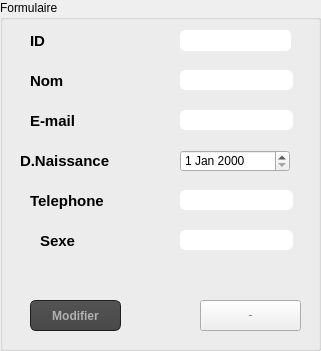
  <widget class="QGroupBox" name="groupBox_2">
   <property name="geometry">
    <rect>
     <x>30</x>
     <y>10</y>
     <width>321</width>
     <height>351</height>
    </rect>
   </property>
   <property name="styleSheet">
    <string notr="true"/>
   </property>
   <property name="title">
    <string>Formulaire</string>
   </property>
   <widget class="QLabel" name="label_id">
    <property name="geometry">
     <rect>
      <x>30</x>
      <y>30</y>
      <width>71</width>
      <height>21</height>
     </rect>
    </property>
    <property name="font">
     <font>
      <pointsize>11</pointsize>
      <bold>true</bold>
     </font>
    </property>
    <property name="text">
     <string>ID</string>
    </property>
   </widget>
   <widget class="QLabel" name="label_nom">
    <property name="geometry">
     <rect>
      <x>30</x>
      <y>70</y>
      <width>71</width>
      <height>21</height>
     </rect>
    </property>
    <property name="font">
     <font>
      <pointsize>11</pointsize>
      <bold>true</bold>
     </font>
    </property>
    <property name="text">
     <string>Nom</string>
    </property>
   </widget>
   <widget class="QLineEdit" name="lineEdit_nom">
    <property name="geometry">
     <rect>
      <x>180</x>
      <y>70</y>
      <width>113</width>
      <height>20</height>
     </rect>
    </property>
    <property name="styleSheet">
     <string notr="true">QLineEdit{
    background-color: white;
    box-shadow: 2px 0.5px 5px 1px inset black;
    border-radius: 5px;
    width: 70%;
    padding-right: 10px;
    padding-left: 10px;
    text-align: left;
    color: #000;
    font-size:inherit;
    font-family: Arial, Helvetica, sans-serif;  
    font-weight:normal;
    font-variant:normal;
}
QLineEdit::hover{  color: black ;
background-color:orange;}
QLineEdit::focus{  color: black ;
background-color:white;}</string>
    </property>
   </widget>
   <widget class="QPushButton" name="pushButton_ajouter">
    <property name="geometry">
     <rect>
      <x>200</x>
      <y>300</y>
      <width>101</width>
      <height>31</height>
     </rect>
    </property>
    <property name="font">
     <font>
      <pointsize>-1</pointsize>
      <bold>true</bold>
     </font>
    </property>
    <property name="styleSheet">
     <string notr="true">QToolTip
{
     border: 1px solid black;
     background-color: #ffa02f;
     padding: 1px;
     border-radius: 3px;
     opacity: 100;
}

QWidget
{
    color: #b1b1b1;
    background-color: #323232;
}

QWidget:item:hover
{
    background-color: QLinearGradient( x1: 0, y1: 0, x2: 0, y2: 1, stop: 0 #ffa02f, stop: 1 #ca0619);
    color: #000000;
}

QWidget:item:selected
{
    background-color: QLinearGradient( x1: 0, y1: 0, x2: 0, y2: 1, stop: 0 #ffa02f, stop: 1 #d7801a);
}

QMenuBar::item
{
    background: transparent;
}

QMenuBar::item:selected
{
    background: transparent;
    border: 1px solid #ffaa00;
}

QMenuBar::item:pressed
{
    background: #444;
    border: 1px solid #000;
    background-color: QLinearGradient(
        x1:0, y1:0,
        x2:0, y2:1,
        stop:1 #212121,
        stop:0.4 #343434/*,
        stop:0.2 #343434,
        stop:0.1 #ffaa00*/
    );
    margin-bottom:-1px;
    padding-bottom:1px;
}

QMenu
{
    border: 1px solid #000;
}

QMenu::item
{
    padding: 2px 20px 2px 20px;
}

QMenu::item:selected
{
    color: #000000;
}

QWidget:disabled
{
    color: #404040;
    background-color: #323232;
}

QAbstractItemView
{
    background-color: QLinearGradient( x1: 0, y1: 0, x2: 0, y2: 1, stop: 0 #4d4d4d, stop: 0.1 #646464, stop: 1 #5d5d5d);
}

QWidget:focus
{
    /*border: 2px solid QLinearGradient( x1: 0, y1: 0, x2: 0, y2: 1, stop: 0 #ffa02f, stop: 1 #d7801a);*/
}

QLineEdit
{
    background-color: QLinearGradient( x1: 0, y1: 0, x2: 0, y2: 1, stop: 0 #4d4d4d, stop: 0 #646464, stop: 1 #5d5d5d);
    padding: 1px;
    border-style: solid;
    border: 1px solid #1e1e1e;
    border-radius: 5;
}

QPushButton
{
    color: #b1b1b1;
    background-color: QLinearGradient( x1: 0, y1: 0, x2: 0, y2: 1, stop: 0 #565656, stop: 0.1 #525252, stop: 0.5 #4e4e4e, stop: 0.9 #4a4a4a, stop: 1 #464646);
    border-width: 1px;
    border-color: #1e1e1e;
    border-style: solid;
    border-radius: 6;
    padding: 3px;
    font-size: 12px;
    padding-left: 5px;
    padding-right: 5px;
}

QPushButton:pressed
{
    background-color: QLinearGradient( x1: 0, y1: 0, x2: 0, y2: 1, stop: 0 #2d2d2d, stop: 0.1 #2b2b2b, stop: 0.5 #292929, stop: 0.9 #282828, stop: 1 #252525);
}

QComboBox
{
    selection-background-color: #ffaa00;
    background-color: QLinearGradient( x1: 0, y1: 0, x2: 0, y2: 1, stop: 0 #565656, stop: 0.1 #525252, stop: 0.5 #4e4e4e, stop: 0.9 #4a4a4a, stop: 1 #464646);
    border-style: solid;
    border: 1px solid #1e1e1e;
    border-radius: 5;
}

QComboBox:hover,QPushButton:hover
{
    border: 2px solid QLinearGradient( x1: 0, y1: 0, x2: 0, y2: 1, stop: 0 #ffa02f, stop: 1 #d7801a);
}


QComboBox:on
{
    padding-top: 3px;
    padding-left: 4px;
    background-color: QLinearGradient( x1: 0, y1: 0, x2: 0, y2: 1, stop: 0 #2d2d2d, stop: 0.1 #2b2b2b, stop: 0.5 #292929, stop: 0.9 #282828, stop: 1 #252525);
    selection-background-color: #ffaa00;
}

QComboBox QAbstractItemView
{
    border: 2px solid darkgray;
    selection-background-color: QLinearGradient( x1: 0, y1: 0, x2: 0, y2: 1, stop: 0 #ffa02f, stop: 1 #d7801a);
}

QComboBox::drop-down
{
     subcontrol-origin: padding;
     subcontrol-position: top right;
     width: 15px;

     border-left-width: 0px;
     border-left-color: darkgray;
     border-left-style: solid; /* just a single line */
     border-top-right-radius: 3px; /* same radius as the QComboBox */
     border-bottom-right-radius: 3px;
 }

QComboBox::down-arrow
{
     image: url(:/down_arrow.png);
}

QGroupBox:focus
{
border: 2px solid QLinearGradient( x1: 0, y1: 0, x2: 0, y2: 1, stop: 0 #ffa02f, stop: 1 #d7801a);
}

QTextEdit:focus
{
    border: 2px solid QLinearGradient( x1: 0, y1: 0, x2: 0, y2: 1, stop: 0 #ffa02f, stop: 1 #d7801a);
}

QScrollBar:horizontal {
     border: 1px solid #222222;
     background: QLinearGradient( x1: 0, y1: 0, x2: 0, y2: 1, stop: 0.0 #121212, stop: 0.2 #282828, stop: 1 #484848);
     height: 7px;
     margin: 0px 16px 0 16px;
}

QScrollBar::handle:horizontal
{
      background: QLinearGradient( x1: 0, y1: 0, x2: 1, y2: 0, stop: 0 #ffa02f, stop: 0.5 #d7801a, stop: 1 #ffa02f);
      min-height: 20px;
      border-radius: 2px;
}

QScrollBar::add-line:horizontal {
      border: 1px solid #1b1b19;
      border-radius: 2px;
      background: QLinearGradient( x1: 0, y1: 0, x2: 1, y2: 0, stop: 0 #ffa02f, stop: 1 #d7801a);
      width: 14px;
      subcontrol-position: right;
      subcontrol-origin: margin;
}

QScrollBar::sub-line:horizontal {
      border: 1px solid #1b1b19;
      border-radius: 2px;
      background: QLinearGradient( x1: 0, y1: 0, x2: 1, y2: 0, stop: 0 #ffa02f, stop: 1 #d7801a);
      width: 14px;
     subcontrol-position: left;
     subcontrol-origin: margin;
}

QScrollBar::right-arrow:horizontal, QScrollBar::left-arrow:horizontal
{
      border: 1px solid black;
      width: 1px;
      height: 1px;
      background: white;
}

QScrollBar::add-page:horizontal, QScrollBar::sub-page:horizontal
{
      background: none;
}

QScrollBar:vertical
{
      background: QLinearGradient( x1: 0, y1: 0, x2: 1, y2: 0, stop: 0.0 #121212, stop: 0.2 #282828, stop: 1 #484848);
      width: 7px;
      margin: 16px 0 16px 0;
      border: 1px solid #222222;
}

QScrollBar::handle:vertical
{
      background: QLinearGradient( x1: 0, y1: 0, x2: 0, y2: 1, stop: 0 #ffa02f, stop: 0.5 #d7801a, stop: 1 #ffa02f);
      min-height: 20px;
      border-radius: 2px;
}

QScrollBar::add-line:vertical
{
      border: 1px solid #1b1b19;
      border-radius: 2px;
      background: QLinearGradient( x1: 0, y1: 0, x2: 0, y2: 1, stop: 0 #ffa02f, stop: 1 #d7801a);
      height: 14px;
      subcontrol-position: bottom;
      subcontrol-origin: margin;
}

QScrollBar::sub-line:vertical
{
      border: 1px solid #1b1b19;
      border-radius: 2px;
      background: QLinearGradient( x1: 0, y1: 0, x2: 0, y2: 1, stop: 0 #d7801a, stop: 1 #ffa02f);
      height: 14px;
      subcontrol-position: top;
      subcontrol-origin: margin;
}

QScrollBar::up-arrow:vertical, QScrollBar::down-arrow:vertical
{
      border: 1px solid black;
      width: 1px;
      height: 1px;
      background: white;
}


QScrollBar::add-page:vertical, QScrollBar::sub-page:vertical
{
      background: none;
}

QTextEdit
{
    background-color: #242424;
}

QPlainTextEdit
{
    background-color: #242424;
}

QHeaderView::section
{
    background-color: QLinearGradient(x1:0, y1:0, x2:0, y2:1, stop:0 #616161, stop: 0.5 #505050, stop: 0.6 #434343, stop:1 #656565);
    color: white;
    padding-left: 4px;
    border: 1px solid #6c6c6c;
}

QCheckBox:disabled
{
color: #414141;
}

QDockWidget::title
{
    text-align: center;
    spacing: 3px; /* spacing between items in the tool bar */
    background-color: QLinearGradient(x1:0, y1:0, x2:0, y2:1, stop:0 #323232, stop: 0.5 #242424, stop:1 #323232);
}

QDockWidget::close-button, QDockWidget::float-button
{
    text-align: center;
    spacing: 1px; /* spacing between items in the tool bar */
    background-color: QLinearGradient(x1:0, y1:0, x2:0, y2:1, stop:0 #323232, stop: 0.5 #242424, stop:1 #323232);
}

QDockWidget::close-button:hover, QDockWidget::float-button:hover
{
    background: #242424;
}

QDockWidget::close-button:pressed, QDockWidget::float-button:pressed
{
    padding: 1px -1px -1px 1px;
}

QMainWindow::separator
{
    background-color: QLinearGradient(x1:0, y1:0, x2:0, y2:1, stop:0 #161616, stop: 0.5 #151515, stop: 0.6 #212121, stop:1 #343434);
    color: white;
    padding-left: 4px;
    border: 1px solid #4c4c4c;
    spacing: 3px; /* spacing between items in the tool bar */
}

QMainWindow::separator:hover
{

    background-color: QLinearGradient(x1:0, y1:0, x2:0, y2:1, stop:0 #d7801a, stop:0.5 #b56c17 stop:1 #ffa02f);
    color: white;
    padding-left: 4px;
    border: 1px solid #6c6c6c;
    spacing: 3px; /* spacing between items in the tool bar */
}

QToolBar::handle
{
     spacing: 3px; /* spacing between items in the tool bar */
     background: url(C:\Users\hp\Downloads\Atelier_Connexion\Atelier_Connexion\image);
}

QMenu::separator
{
    height: 2px;
    background-color: QLinearGradient(x1:0, y1:0, x2:0, y2:1, stop:0 #161616, stop: 0.5 #151515, stop: 0.6 #212121, stop:1 #343434);
    color: white;
    padding-left: 4px;
    margin-left: 10px;
    margin-right: 5px;
}

QProgressBar
{
    border: 2px solid grey;
    border-radius: 5px;
    text-align: center;
}

QProgressBar::chunk
{
    background-color: #d7801a;
    width: 2.15px;
    margin: 0.5px;
}

QTabBar::tab {
    color: #b1b1b1;
    border: 1px solid #444;
    border-bottom-style: none;
    background-color: #323232;
    padding-left: 10px;
    padding-right: 10px;
    padding-top: 3px;
    padding-bottom: 2px;
    margin-right: -1px;
}

QTabWidget::pane {
    border: 1px solid #444;
    top: 1px;
}

QTabBar::tab:last
{
    margin-right: 0; /* the last selected tab has nothing to overlap with on the right */
    border-top-right-radius: 3px;
}

QTabBar::tab:first:!selected
{
 margin-left: 0px; /* the last selected tab has nothing to overlap with on the right */


    border-top-left-radius: 3px;
}

QTabBar::tab:!selected
{
    color: #b1b1b1;
    border-bottom-style: solid;
    margin-top: 3px;
    background-color: QLinearGradient(x1:0, y1:0, x2:0, y2:1, stop:1 #212121, stop:.4 #343434);
}

QTabBar::tab:selected
{
    border-top-left-radius: 3px;
    border-top-right-radius: 3px;
    margin-bottom: 0px;
}

QTabBar::tab:!selected:hover
{
    /*border-top: 2px solid #ffaa00;
    padding-bottom: 3px;*/
    border-top-left-radius: 3px;
    border-top-right-radius: 3px;
    background-color: QLinearGradient(x1:0, y1:0, x2:0, y2:1, stop:1 #212121, stop:0.4 #343434, stop:0.2 #343434, stop:0.1 #ffaa00);
}

QRadioButton::indicator:checked, QRadioButton::indicator:unchecked{
    color: #b1b1b1;
    background-color: #323232;
    border: 1px solid #b1b1b1;
    border-radius: 6px;
}

QRadioButton::indicator:checked
{
    background-color: qradialgradient(
        cx: 0.5, cy: 0.5,
        fx: 0.5, fy: 0.5,
        radius: 1.0,
        stop: 0.25 #ffaa00,
        stop: 0.3 #323232
    );
}

QCheckBox::indicator{
    color: #b1b1b1;
    background-color: #323232;
    border: 1px solid #b1b1b1;
    width: 9px;
    height: 9px;
}

QRadioButton::indicator
{
    border-radius: 6px;
}

QRadioButton::indicator:hover, QCheckBox::indicator:hover
{
    border: 1px solid #ffaa00;
}

QCheckBox::indicator:checked
{
    image:url(:/images/checkbox.png);
}

QCheckBox::indicator:disabled, QRadioButton::indicator:disabled
{
    border: 1px solid #444;
}</string>
    </property>
    <property name="text">
     <string>Ajouter</string>
    </property>
   </widget>
   <widget class="QPushButton" name="pushButton_update">
    <property name="geometry">
     <rect>
      <x>30</x>
      <y>300</y>
      <width>91</width>
      <height>31</height>
     </rect>
    </property>
    <property name="font">
     <font>
      <pointsize>-1</pointsize>
      <italic>false</italic>
      <bold>true</bold>
      <underline>false</underline>
      <strikeout>false</strikeout>
     </font>
    </property>
    <property name="styleSheet">
     <string notr="true">QToolTip
{
     border: 1px solid black;
     background-color: #ffa02f;
     padding: 1px;
     border-radius: 3px;
     opacity: 100;
}

QWidget
{
    color: #b1b1b1;
    background-color: #323232;
}

QWidget:item:hover
{
    background-color: QLinearGradient( x1: 0, y1: 0, x2: 0, y2: 1, stop: 0 #ffa02f, stop: 1 #ca0619);
    color: #000000;
}

QWidget:item:selected
{
    background-color: QLinearGradient( x1: 0, y1: 0, x2: 0, y2: 1, stop: 0 #ffa02f, stop: 1 #d7801a);
}

QMenuBar::item
{
    background: transparent;
}

QMenuBar::item:selected
{
    background: transparent;
    border: 1px solid #ffaa00;
}

QMenuBar::item:pressed
{
    background: #444;
    border: 1px solid #000;
    background-color: QLinearGradient(
        x1:0, y1:0,
        x2:0, y2:1,
        stop:1 #212121,
        stop:0.4 #343434/*,
        stop:0.2 #343434,
        stop:0.1 #ffaa00*/
    );
    margin-bottom:-1px;
    padding-bottom:1px;
}

QMenu
{
    border: 1px solid #000;
}

QMenu::item
{
    padding: 2px 20px 2px 20px;
}

QMenu::item:selected
{
    color: #000000;
}

QWidget:disabled
{
    color: #404040;
    background-color: #323232;
}

QAbstractItemView
{
    background-color: QLinearGradient( x1: 0, y1: 0, x2: 0, y2: 1, stop: 0 #4d4d4d, stop: 0.1 #646464, stop: 1 #5d5d5d);
}

QWidget:focus
{
    /*border: 2px solid QLinearGradient( x1: 0, y1: 0, x2: 0, y2: 1, stop: 0 #ffa02f, stop: 1 #d7801a);*/
}

QLineEdit
{
    background-color: QLinearGradient( x1: 0, y1: 0, x2: 0, y2: 1, stop: 0 #4d4d4d, stop: 0 #646464, stop: 1 #5d5d5d);
    padding: 1px;
    border-style: solid;
    border: 1px solid #1e1e1e;
    border-radius: 5;
}

QPushButton
{
    color: #b1b1b1;
    background-color: QLinearGradient( x1: 0, y1: 0, x2: 0, y2: 1, stop: 0 #565656, stop: 0.1 #525252, stop: 0.5 #4e4e4e, stop: 0.9 #4a4a4a, stop: 1 #464646);
    border-width: 1px;
    border-color: #1e1e1e;
    border-style: solid;
    border-radius: 6;
    padding: 3px;
    font-size: 12px;
    padding-left: 5px;
    padding-right: 5px;
}

QPushButton:pressed
{
    background-color: QLinearGradient( x1: 0, y1: 0, x2: 0, y2: 1, stop: 0 #2d2d2d, stop: 0.1 #2b2b2b, stop: 0.5 #292929, stop: 0.9 #282828, stop: 1 #252525);
}

QComboBox
{
    selection-background-color: #ffaa00;
    background-color: QLinearGradient( x1: 0, y1: 0, x2: 0, y2: 1, stop: 0 #565656, stop: 0.1 #525252, stop: 0.5 #4e4e4e, stop: 0.9 #4a4a4a, stop: 1 #464646);
    border-style: solid;
    border: 1px solid #1e1e1e;
    border-radius: 5;
}

QComboBox:hover,QPushButton:hover
{
    border: 2px solid QLinearGradient( x1: 0, y1: 0, x2: 0, y2: 1, stop: 0 #ffa02f, stop: 1 #d7801a);
}


QComboBox:on
{
    padding-top: 3px;
    padding-left: 4px;
    background-color: QLinearGradient( x1: 0, y1: 0, x2: 0, y2: 1, stop: 0 #2d2d2d, stop: 0.1 #2b2b2b, stop: 0.5 #292929, stop: 0.9 #282828, stop: 1 #252525);
    selection-background-color: #ffaa00;
}

QComboBox QAbstractItemView
{
    border: 2px solid darkgray;
    selection-background-color: QLinearGradient( x1: 0, y1: 0, x2: 0, y2: 1, stop: 0 #ffa02f, stop: 1 #d7801a);
}

QComboBox::drop-down
{
     subcontrol-origin: padding;
     subcontrol-position: top right;
     width: 15px;

     border-left-width: 0px;
     border-left-color: darkgray;
     border-left-style: solid; /* just a single line */
     border-top-right-radius: 3px; /* same radius as the QComboBox */
     border-bottom-right-radius: 3px;
 }

QComboBox::down-arrow
{
     image: url(:/down_arrow.png);
}

QGroupBox:focus
{
border: 2px solid QLinearGradient( x1: 0, y1: 0, x2: 0, y2: 1, stop: 0 #ffa02f, stop: 1 #d7801a);
}

QTextEdit:focus
{
    border: 2px solid QLinearGradient( x1: 0, y1: 0, x2: 0, y2: 1, stop: 0 #ffa02f, stop: 1 #d7801a);
}

QScrollBar:horizontal {
     border: 1px solid #222222;
     background: QLinearGradient( x1: 0, y1: 0, x2: 0, y2: 1, stop: 0.0 #121212, stop: 0.2 #282828, stop: 1 #484848);
     height: 7px;
     margin: 0px 16px 0 16px;
}

QScrollBar::handle:horizontal
{
      background: QLinearGradient( x1: 0, y1: 0, x2: 1, y2: 0, stop: 0 #ffa02f, stop: 0.5 #d7801a, stop: 1 #ffa02f);
      min-height: 20px;
      border-radius: 2px;
}

QScrollBar::add-line:horizontal {
      border: 1px solid #1b1b19;
      border-radius: 2px;
      background: QLinearGradient( x1: 0, y1: 0, x2: 1, y2: 0, stop: 0 #ffa02f, stop: 1 #d7801a);
      width: 14px;
      subcontrol-position: right;
      subcontrol-origin: margin;
}

QScrollBar::sub-line:horizontal {
      border: 1px solid #1b1b19;
      border-radius: 2px;
      background: QLinearGradient( x1: 0, y1: 0, x2: 1, y2: 0, stop: 0 #ffa02f, stop: 1 #d7801a);
      width: 14px;
     subcontrol-position: left;
     subcontrol-origin: margin;
}

QScrollBar::right-arrow:horizontal, QScrollBar::left-arrow:horizontal
{
      border: 1px solid black;
      width: 1px;
      height: 1px;
      background: white;
}

QScrollBar::add-page:horizontal, QScrollBar::sub-page:horizontal
{
      background: none;
}

QScrollBar:vertical
{
      background: QLinearGradient( x1: 0, y1: 0, x2: 1, y2: 0, stop: 0.0 #121212, stop: 0.2 #282828, stop: 1 #484848);
      width: 7px;
      margin: 16px 0 16px 0;
      border: 1px solid #222222;
}

QScrollBar::handle:vertical
{
      background: QLinearGradient( x1: 0, y1: 0, x2: 0, y2: 1, stop: 0 #ffa02f, stop: 0.5 #d7801a, stop: 1 #ffa02f);
      min-height: 20px;
      border-radius: 2px;
}

QScrollBar::add-line:vertical
{
      border: 1px solid #1b1b19;
      border-radius: 2px;
      background: QLinearGradient( x1: 0, y1: 0, x2: 0, y2: 1, stop: 0 #ffa02f, stop: 1 #d7801a);
      height: 14px;
      subcontrol-position: bottom;
      subcontrol-origin: margin;
}

QScrollBar::sub-line:vertical
{
      border: 1px solid #1b1b19;
      border-radius: 2px;
      background: QLinearGradient( x1: 0, y1: 0, x2: 0, y2: 1, stop: 0 #d7801a, stop: 1 #ffa02f);
      height: 14px;
      subcontrol-position: top;
      subcontrol-origin: margin;
}

QScrollBar::up-arrow:vertical, QScrollBar::down-arrow:vertical
{
      border: 1px solid black;
      width: 1px;
      height: 1px;
      background: white;
}


QScrollBar::add-page:vertical, QScrollBar::sub-page:vertical
{
      background: none;
}

QTextEdit
{
    background-color: #242424;
}

QPlainTextEdit
{
    background-color: #242424;
}

QHeaderView::section
{
    background-color: QLinearGradient(x1:0, y1:0, x2:0, y2:1, stop:0 #616161, stop: 0.5 #505050, stop: 0.6 #434343, stop:1 #656565);
    color: white;
    padding-left: 4px;
    border: 1px solid #6c6c6c;
}

QCheckBox:disabled
{
color: #414141;
}

QDockWidget::title
{
    text-align: center;
    spacing: 3px; /* spacing between items in the tool bar */
    background-color: QLinearGradient(x1:0, y1:0, x2:0, y2:1, stop:0 #323232, stop: 0.5 #242424, stop:1 #323232);
}

QDockWidget::close-button, QDockWidget::float-button
{
    text-align: center;
    spacing: 1px; /* spacing between items in the tool bar */
    background-color: QLinearGradient(x1:0, y1:0, x2:0, y2:1, stop:0 #323232, stop: 0.5 #242424, stop:1 #323232);
}

QDockWidget::close-button:hover, QDockWidget::float-button:hover
{
    background: #242424;
}

QDockWidget::close-button:pressed, QDockWidget::float-button:pressed
{
    padding: 1px -1px -1px 1px;
}

QMainWindow::separator
{
    background-color: QLinearGradient(x1:0, y1:0, x2:0, y2:1, stop:0 #161616, stop: 0.5 #151515, stop: 0.6 #212121, stop:1 #343434);
    color: white;
    padding-left: 4px;
    border: 1px solid #4c4c4c;
    spacing: 3px; /* spacing between items in the tool bar */
}

QMainWindow::separator:hover
{

    background-color: QLinearGradient(x1:0, y1:0, x2:0, y2:1, stop:0 #d7801a, stop:0.5 #b56c17 stop:1 #ffa02f);
    color: white;
    padding-left: 4px;
    border: 1px solid #6c6c6c;
    spacing: 3px; /* spacing between items in the tool bar */
}

QToolBar::handle
{
     spacing: 3px; /* spacing between items in the tool bar */
     background: url(:/images/handle.png);
}

QMenu::separator
{
    height: 2px;
    background-color: QLinearGradient(x1:0, y1:0, x2:0, y2:1, stop:0 #161616, stop: 0.5 #151515, stop: 0.6 #212121, stop:1 #343434);
    color: white;
    padding-left: 4px;
    margin-left: 10px;
    margin-right: 5px;
}

QProgressBar
{
    border: 2px solid grey;
    border-radius: 5px;
    text-align: center;
}

QProgressBar::chunk
{
    background-color: #d7801a;
    width: 2.15px;
    margin: 0.5px;
}

QTabBar::tab {
    color: #b1b1b1;
    border: 1px solid #444;
    border-bottom-style: none;
    background-color: #323232;
    padding-left: 10px;
    padding-right: 10px;
    padding-top: 3px;
    padding-bottom: 2px;
    margin-right: -1px;
}

QTabWidget::pane {
    border: 1px solid #444;
    top: 1px;
}

QTabBar::tab:last
{
    margin-right: 0; /* the last selected tab has nothing to overlap with on the right */
    border-top-right-radius: 3px;
}

QTabBar::tab:first:!selected
{
 margin-left: 0px; /* the last selected tab has nothing to overlap with on the right */


    border-top-left-radius: 3px;
}

QTabBar::tab:!selected
{
    color: #b1b1b1;
    border-bottom-style: solid;
    margin-top: 3px;
    background-color: QLinearGradient(x1:0, y1:0, x2:0, y2:1, stop:1 #212121, stop:.4 #343434);
}

QTabBar::tab:selected
{
    border-top-left-radius: 3px;
    border-top-right-radius: 3px;
    margin-bottom: 0px;
}

QTabBar::tab:!selected:hover
{
    /*border-top: 2px solid #ffaa00;
    padding-bottom: 3px;*/
    border-top-left-radius: 3px;
    border-top-right-radius: 3px;
    background-color: QLinearGradient(x1:0, y1:0, x2:0, y2:1, stop:1 #212121, stop:0.4 #343434, stop:0.2 #343434, stop:0.1 #ffaa00);
}

QRadioButton::indicator:checked, QRadioButton::indicator:unchecked{
    color: #b1b1b1;
    background-color: #323232;
    border: 1px solid #b1b1b1;
    border-radius: 6px;
}

QRadioButton::indicator:checked
{
    background-color: qradialgradient(
        cx: 0.5, cy: 0.5,
        fx: 0.5, fy: 0.5,
        radius: 1.0,
        stop: 0.25 #ffaa00,
        stop: 0.3 #323232
    );
}

QCheckBox::indicator{
    color: #b1b1b1;
    background-color: #323232;
    border: 1px solid #b1b1b1;
    width: 9px;
    height: 9px;
}

QRadioButton::indicator
{
    border-radius: 6px;
}

QRadioButton::indicator:hover, QCheckBox::indicator:hover
{
    border: 1px solid #ffaa00;
}

QCheckBox::indicator:checked
{
    image:url(:/images/checkbox.png);
}

QCheckBox::indicator:disabled, QRadioButton::indicator:disabled
{
    border: 1px solid #444;
}</string>
    </property>
    <property name="text">
     <string>Modifier</string>
    </property>
   </widget>
   <widget class="QLineEdit" name="lineEdit_id">
    <property name="geometry">
     <rect>
      <x>180</x>
      <y>30</y>
      <width>111</width>
      <height>21</height>
     </rect>
    </property>
    <property name="styleSheet">
     <string notr="true">QLineEdit{
    background-color: white;
    box-shadow: 2px 0.5px 5px 1px inset black;
    border-radius: 5px;
    width: 70%;
    padding-right: 10px;
    padding-left: 10px;
    text-align: left;
    color: #000;
    font-size:inherit;
    font-family: Arial, Helvetica, sans-serif;  
    font-weight:normal;
    font-variant:normal;
}
QLineEdit::hover{  color: black ;
background-color:orange;}
QLineEdit::focus{  color: black ;
background-color:white;}</string>
    </property>
   </widget>
   <widget class="QLineEdit" name="lineEdit_email">
    <property name="geometry">
     <rect>
      <x>180</x>
      <y>110</y>
      <width>113</width>
      <height>20</height>
     </rect>
    </property>
    <property name="styleSheet">
     <string notr="true">QLineEdit{
    background-color: white;
    box-shadow: 2px 0.5px 5px 1px inset black;
    border-radius: 5px;
    width: 70%;
    padding-right: 10px;
    padding-left: 10px;
    text-align: left;
    color: #000;
    font-size:inherit;
    font-family: Arial, Helvetica, sans-serif;  
    font-weight:normal;
    font-variant:normal;
}
QLineEdit::hover{  color: black ;
background-color:orange;}
QLineEdit::focus{  color: black ;
background-color:white;}</string>
    </property>
   </widget>
   <widget class="QLineEdit" name="lineEdit_sexe">
    <property name="geometry">
     <rect>
      <x>180</x>
      <y>230</y>
      <width>113</width>
      <height>20</height>
     </rect>
    </property>
    <property name="styleSheet">
     <string notr="true">QLineEdit{
    background-color: white;
    box-shadow: 2px 0.5px 5px 1px inset black;
    border-radius: 5px;
    width: 70%;
    padding-right: 10px;
    padding-left: 10px;
    text-align: left;
    color: #000;
    font-size:inherit;
    font-family: Arial, Helvetica, sans-serif;  
    font-weight:normal;
    font-variant:normal;
}
QLineEdit::hover{  color: black ;
background-color:orange;}
QLineEdit::focus{  color: black ;
background-color:white;}</string>
    </property>
   </widget>
   <widget class="QLineEdit" name="lineEdit_tel">
    <property name="geometry">
     <rect>
      <x>180</x>
      <y>190</y>
      <width>113</width>
      <height>20</height>
     </rect>
    </property>
    <property name="styleSheet">
     <string notr="true">QLineEdit{
    background-color: white;
    box-shadow: 2px 0.5px 5px 1px inset black;
    border-radius: 5px;
    width: 70%;
    padding-right: 10px;
    padding-left: 10px;
    text-align: left;
    color: #000;
    font-size:inherit;
    font-family: Arial, Helvetica, sans-serif;  
    font-weight:normal;
    font-variant:normal;
}
QLineEdit::hover{  color: black ;
background-color:orange;}
QLineEdit::focus{  color: black ;
background-color:white;}</string>
    </property>
   </widget>
   <widget class="QLabel" name="label_nom_2">
    <property name="geometry">
     <rect>
      <x>30</x>
      <y>110</y>
      <width>71</width>
      <height>21</height>
     </rect>
    </property>
    <property name="font">
     <font>
      <pointsize>11</pointsize>
      <bold>true</bold>
     </font>
    </property>
    <property name="text">
     <string>E-mail</string>
    </property>
   </widget>
   <widget class="QLabel" name="label_nom_3">
    <property name="geometry">
     <rect>
      <x>20</x>
      <y>150</y>
      <width>121</width>
      <height>21</height>
     </rect>
    </property>
    <property name="font">
     <font>
      <pointsize>11</pointsize>
      <bold>true</bold>
     </font>
    </property>
    <property name="text">
     <string>D.Naissance</string>
    </property>
   </widget>
   <widget class="QDateEdit" name="dateEdit">
    <property name="geometry">
     <rect>
      <x>180</x>
      <y>150</y>
      <width>110</width>
      <height>22</height>
     </rect>
    </property>
   </widget>
   <widget class="QLabel" name="label_nom_4">
    <property name="geometry">
     <rect>
      <x>30</x>
      <y>190</y>
      <width>101</width>
      <height>21</height>
     </rect>
    </property>
    <property name="font">
     <font>
      <pointsize>11</pointsize>
      <bold>true</bold>
     </font>
    </property>
    <property name="text">
     <string>Telephone</string>
    </property>
   </widget>
   <widget class="QLabel" name="label_nom_5">
    <property name="geometry">
     <rect>
      <x>40</x>
      <y>230</y>
      <width>71</width>
      <height>21</height>
     </rect>
    </property>
    <property name="font">
     <font>
      <pointsize>11</pointsize>
      <bold>true</bold>
     </font>
    </property>
    <property name="text">
     <string>Sexe</string>
    </property>
   </widget>
  </widget>
